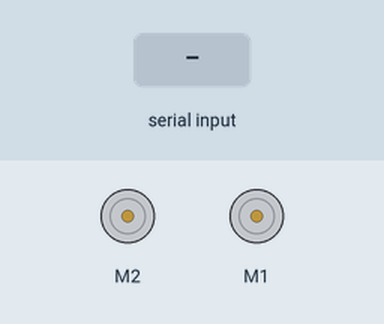
Simulated run of this sketch. Board: Arduino Uno, built with avr-gcc and run on an emulated ATmega328P. Shown: 2 × DC motor (green arrow = forward, orange = backward, longer = faster). Inputs (shaded band) come from the test bench.

Above: at 1.2 s.
1.3 s: "F" received over Serial
At 1.8 s:
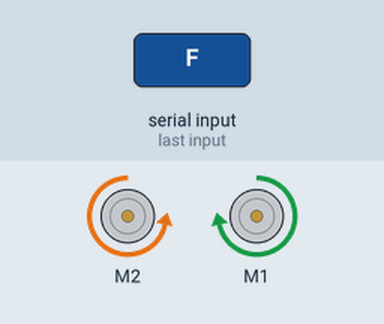
2.8 s: "B" received over Serial
At 4.0 s:
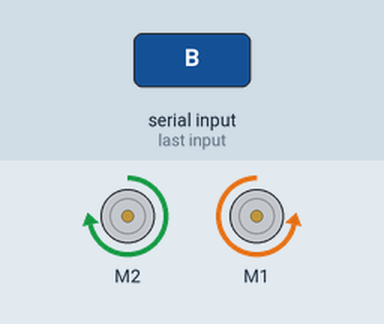
4.3 s: "L" received over Serial
At 5.2 s:
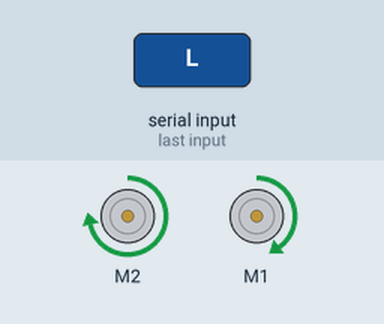
5.8 s: "R" received over Serial
At 6.4 s:
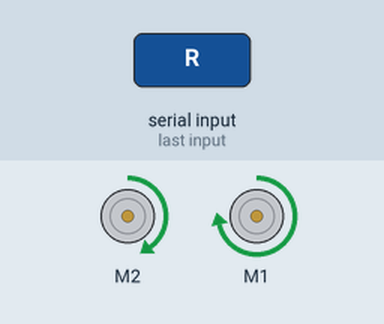
7.3 s: "S" received over Serial
At 8.7 s:
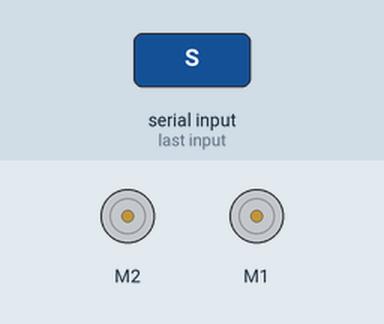
Timing chart, 0 to 9.8 s (numbered marks = the images above; inputs shaded):
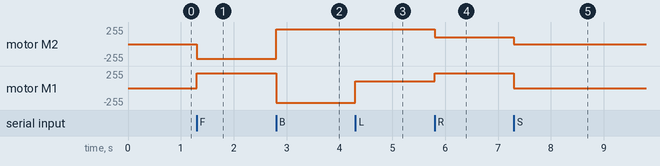

The sketch:

BB8Project.ino
```cpp
/*
Remote controlled BB8 - DIY Machines
This is an easy to build Disney Star Wars BB8 inspired robot. It's controlled by an Arduino UNO over a bluetooth connection from your smartphone.
==========
More info: https://diymachines.co.uk/projects/star-wars-bb8-inspired-rc-printed-robot.html
3D printed parts can be downloaded from here: https://www.thingiverse.com/thing:2749613
==========
SAY THANKS:
Buy me a coffee to say thanks: https://ko-fi.com/diymachines
Support us on Patreon: https://www.patreon.com/diymachines
SUBSCRIBE:
■ https://www.youtube.com/channel/UC3jc4X-kEq-dEDYhQ8QoYnQ?sub_confirmation=1
INSTAGRAM: https://www.instagram.com/diy_machines/?hl=en
FACEBOOK: https://www.facebook.com/diymachines/
*/


void setup() {
  Serial.begin(9600); // opens serial port, sets data rate to 9600 bps
}

#include <AFMotor.h>

//creates two objects to control two terminals on the motor shield
AF_DCMotor motor1(2);
AF_DCMotor motor2(1);

void forward()
{
  motor1.setSpeed(220); //Define maximum velocity
  motor1.run(BACKWARD); //rotate the motor clockwise
  motor2.setSpeed(220); //Define maximum velocity
  motor2.run(FORWARD); //rotate the motor clockwise
}

void back()
{
  motor1.setSpeed(220);
  motor1.run(FORWARD); //rotate the motor counterclockwise
  motor2.setSpeed(220);
  motor2.run(BACKWARD); //rotate the motor counterclockwise
}

void left()
{
  motor1.setSpeed(220); //Define maximum velocity
  motor1.run(FORWARD); //rotate the motor clockwise
  motor2.setSpeed(100);
  motor2.run(FORWARD); //turn motor2 off
}

void right()
{
  motor1.setSpeed(100);
  motor1.run(FORWARD); //turn motor1 off
  motor2.setSpeed(220); //Define maximum velocity
  motor2.run(FORWARD); //rotate the motor clockwise
}

void stationary()
{
  motor1.setSpeed(0);
  motor2.run(RELEASE); //turn motor1 off
  motor2.setSpeed(0);
  motor2.run(RELEASE); //turn motor2 off
}


char command;
void loop(){
  if(Serial.available() > 0){
    command = Serial.read();
    //Change pin mode only if new command is different from previous.
    //Serial.println(command);
    switch(command){
    case 'F':
      forward();
      break;
    case 'B':
      back();
      break;
    case 'L':
      left();
      break;
    case 'R':
      right();
      break;
    case 'S':
      stationary();
      break;
    }
  }
}
```

Measured:
- after the input at 1.3 s, motor M2: stopped → backward 220/255 at once; motor M1: stopped → forward 220/255 at once
- after the input at 2.8 s, motor M2: backward 220/255 → forward 220/255 at once; motor M1: forward 220/255 → backward 220/255 at once
- after the input at 4.3 s, motor M1: backward 220/255 → forward 100/255 at once
- after the input at 5.8 s, motor M2: forward 220/255 → forward 100/255 at once; motor M1: forward 100/255 → forward 220/255 at once
- after the input at 7.3 s, motor M2: forward 100/255 → stopped at once; motor M1: forward 220/255 → stopped at once
